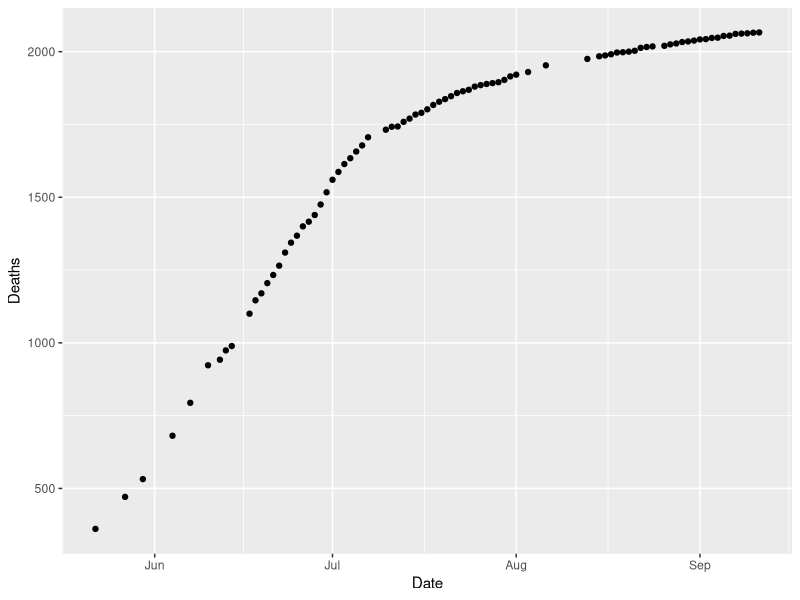
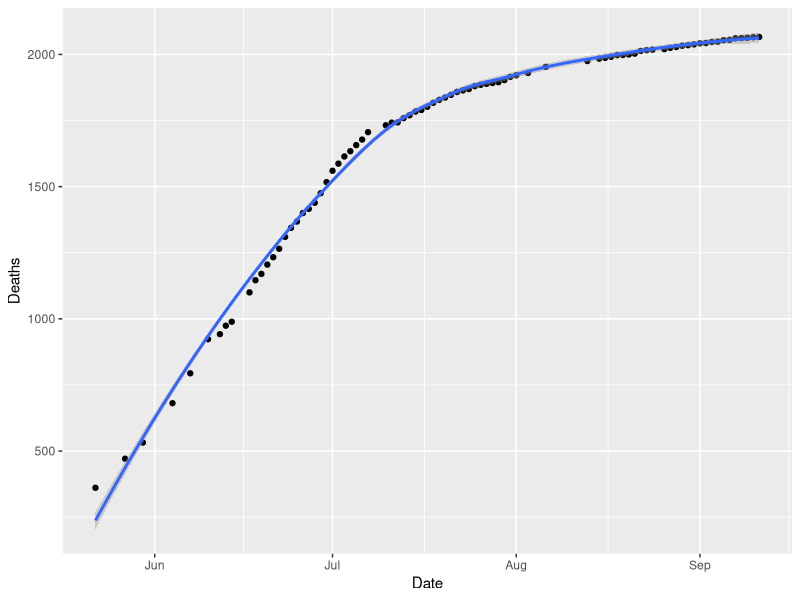
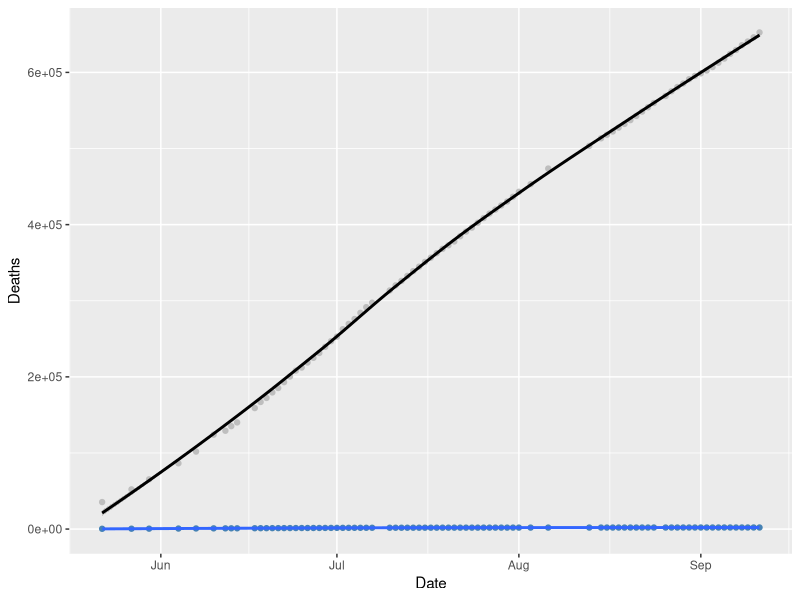
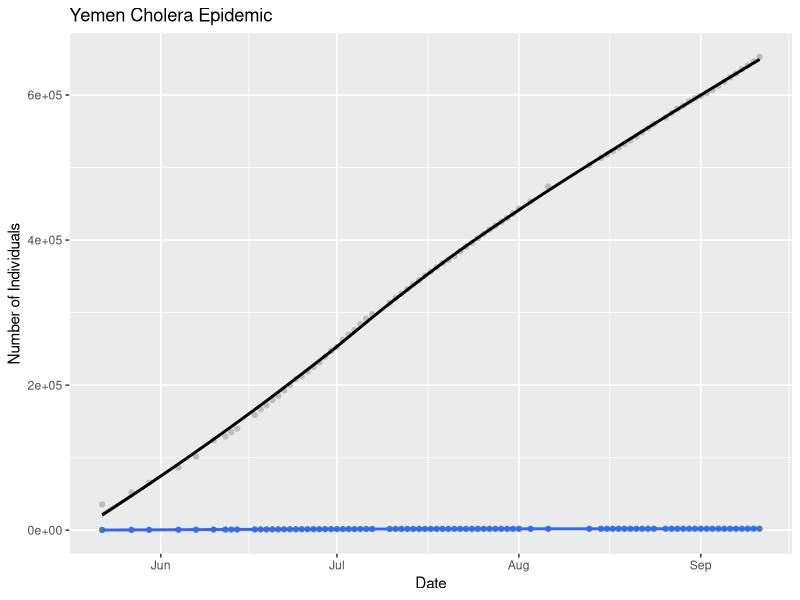
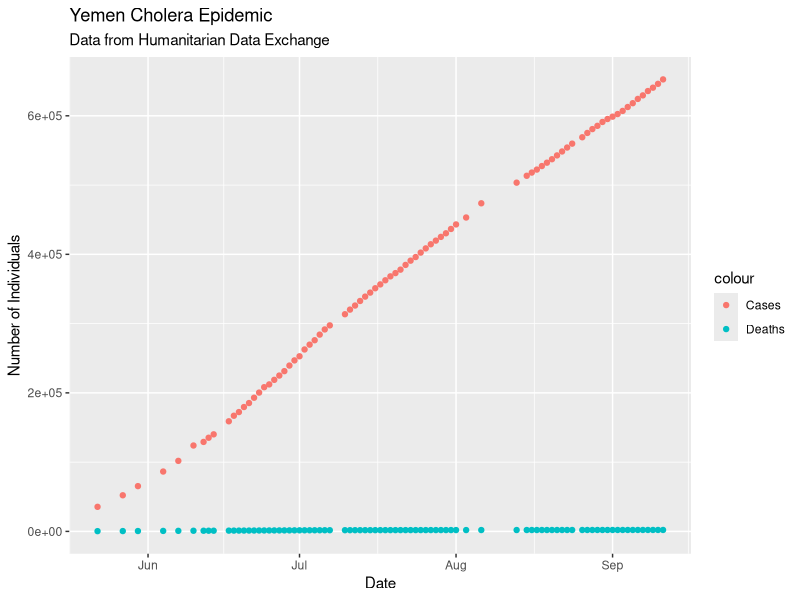
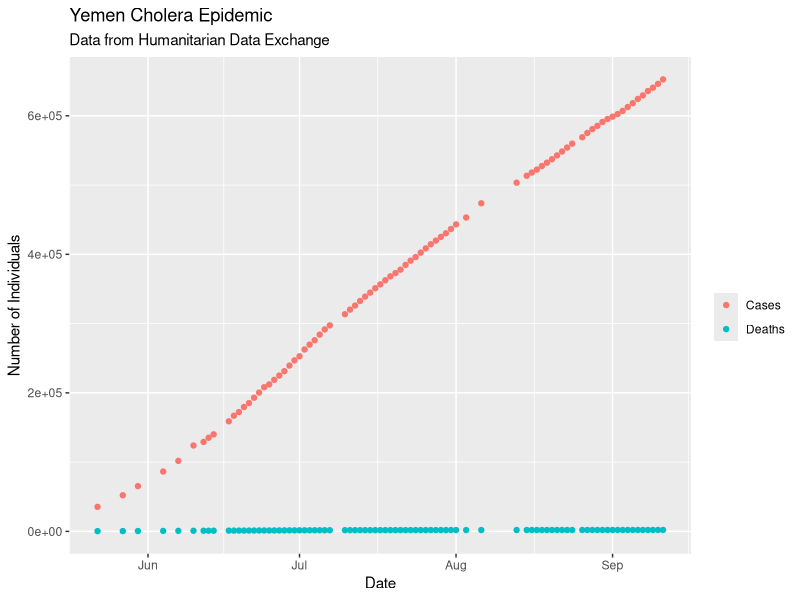
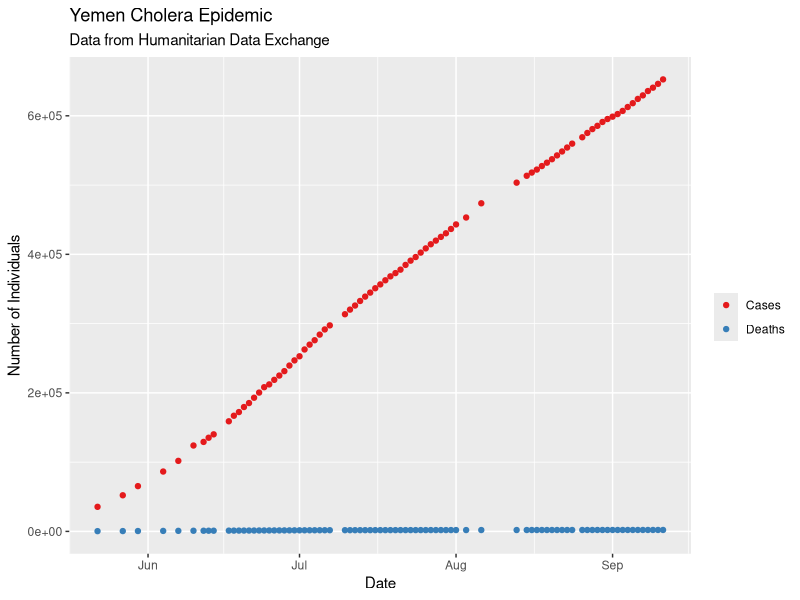
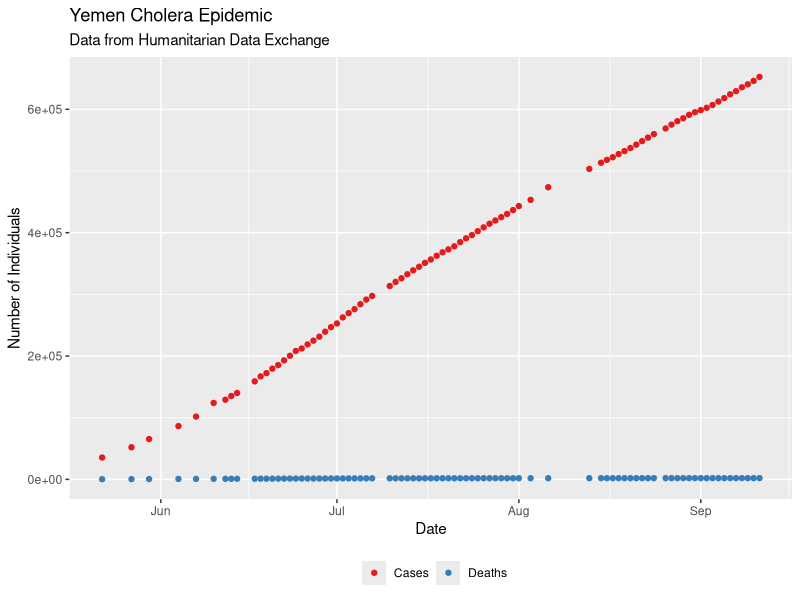

Generate these figures, in order, with R:
## ---- chunk 1
knitr::opts_chunk$set(echo = TRUE, fig.width=5, fig.height=4)
## ---- chunk 2
library(ggplot2)

YemenData = read.csv('Datasets/YemenCholeraOutbreak.csv')
YemenData$Date = as.Date(YemenData$Date)#, format='%m/%d/%y')
YemenData = YemenData[order(YemenData$Date),]
YemenData$Times = as.numeric(YemenData$Date-as.Date('5/22/2017', format='%m/%d/%Y'))
## ---- chunk 3
# select the data  say which variables to use     draw as points
ggplot(YemenData,  aes(x=Date, y=Deaths))        + geom_point()
## ---- chunk 4
ggplot(YemenData, aes(x=Date, y=Deaths)) + geom_point() + geom_smooth(method = 'loess')
## ---- chunk 5
yemenplot = ggplot(YemenData) + 
  geom_point(aes(x=Date, y=Deaths), color = 'steelblue') +
  geom_smooth(aes(x=Date, y=Deaths), method = 'loess') +
  geom_point(aes(x=Date, y=Cases), color = 'grey') +
  geom_smooth(aes(x=Date, y=Cases), color = 'black', method = 'loess')
print(yemenplot)
## ---- chunk 6
yemenplot = yemenplot + labs(title="Yemen Cholera Epidemic", x="Date", y="Number of Individuals")
print(yemenplot)
## ---- chunk 7
yemenplot = ggplot(YemenData) + 
  geom_point(aes(x=Date, y=Deaths, color = 'Deaths')) +
  #geom_smooth(aes(x=Date, y=Deaths), color = 'Deaths', method = 'loess') +
  geom_point(aes(x=Date, y=Cases, color = 'Cases')) +
  #geom_smooth(aes(x=Date, y=Cases, color = 'Cases'), method = 'loess') + 
  labs(title="Yemen Cholera Epidemic", subtitle = "Data from Humanitarian Data Exchange", x="Date", y="Number of Individuals")
print(yemenplot)
## ---- chunk 8
yemenplot = yemenplot + guides(color = guide_legend(''))
  # theme(legend.title=element_blank())
  # guides(color = guide_legend('Legend Title!'))
print(yemenplot)
## ---- chunk 9
yemenplot = yemenplot + scale_colour_brewer(palette = "Set1")
print(yemenplot)
# yemenplot = yemenplot + scale_colour_brewer(palette = "Set2")
# print(yemenplot)
## ---- chunk 10
yemenplot + theme(legend.position="bottom")
## ---- chunk 11
yemenplot = ggplot(YemenData) + 
  geom_point(aes(x=Date, y=Cases, color = 'Cases', size = Deaths)) +
  geom_smooth(aes(x=Date, y=Cases), color = 'red') + 
  labs(title="Yemen Cholera Epidemic", subtitle = "Data from Humanitarian Data Exchange", x="Date", y="Number of Individuals") +
  guides(color = guide_legend(''))
print(yemenplot)
## ---- chunk 12
yemenplot+theme_minimal()
yemenplot+theme_classic()

library(ggthemes)
yemenplot+theme_tufte()
yemenplot+theme_fivethirtyeight()
## ---- chunk 13
library(gridExtra)

yemencases = ggplot(YemenData) +
  geom_point(aes(x=Date, y=Cases), color = 'maroon') +
  geom_smooth(aes(x=Date, y=Cases), color = 'red')
yemendeaths = ggplot(YemenData) +
  geom_point(aes(x=Date, y=Deaths), color = 'steelblue') +
  geom_smooth(aes(x=Date, y=Deaths), color = 'blue')

grid.arrange(yemencases, yemendeaths, ncol=2)
## ---- chunk 14
facetplot = ggplot(YemenData) + 
  geom_point(aes(x=Times, y=Deaths, color = Bulletin.Type)) +
  facet_wrap(~ Bulletin.Type, ncol=2) +
  scale_colour_brewer(palette = "Set1")
  # labs(title="Yemen Cholera Epidemic", subtitle = "Data from Humanitarian Data Exchange", x="Time", y="Number of Individuals") + 
  # theme(legend.title=element_blank())
  # guides(color = guide_legend(''))
print(facetplot)
## ---- chunk 15
# Saving
ggsave("plotexample.png")  # saves the last plot
ggsave("plotexample.pdf", plot=yemenplot)  # save a specific plot
